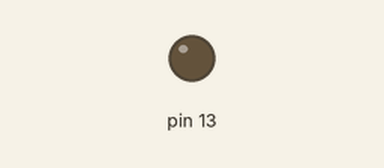
A sketch run on a simulated Arduino Uno, built with avr-gcc and run on an emulated ATmega328P. On the bench: output pins drawn as LEDs (lit = HIGH).

Above: at 1.3 s.
At 4.0 s:
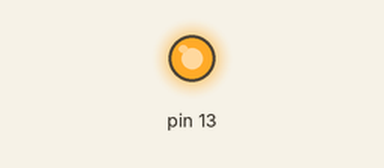
Timing chart, 0 to 7.3 s (numbered marks = the images above):
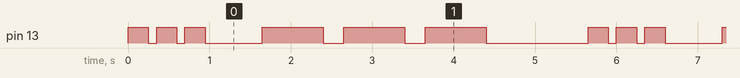

Measured:
- by itself, pin 13: repeats every 5.7 s: 2 × (LOW 0.10 s, HIGH 0.25 s), LOW 0.70 s, 2 × (HIGH 0.75 s, LOW 0.25 s), HIGH 0.75 s, LOW 1.3 s, HIGH 0.25 s
- by itself, everything shown: repeats every 5.7 s, in 12 steps

The sketch:

FirstProgram.ino
```cpp
void setup() {
  pinMode(13,OUTPUT);
  // put your setup code here, to run once:
}

void loop() {
  // put your main code here, to run repeatedly:
  digitalWrite(13,HIGH);
  delay(250);
  digitalWrite(13,LOW);
  delay(100);

  digitalWrite(13,HIGH);
  delay(250);
  digitalWrite(13,LOW);
  delay(100);

  digitalWrite(13,HIGH);
  delay(250);
  digitalWrite(13,LOW);
  delay(100);

  digitalWrite(13,LOW);
  delay(600);

  digitalWrite(13,HIGH);
  delay(750);
  digitalWrite(13,LOW);
  delay(250);

  digitalWrite(13,HIGH);
  delay(750);
  digitalWrite(13,LOW);
  delay(250);

  digitalWrite(13,HIGH);
  delay(750);
  digitalWrite(13,LOW);
  delay(250);

  digitalWrite(13,LOW);
  delay(1000);
}
```
